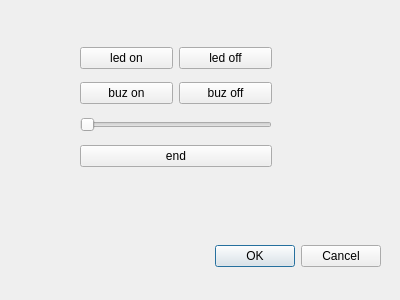
<?xml version="1.0" encoding="UTF-8"?>
<ui version="4.0">
 <class>Form</class>
 <widget class="QWidget" name="Form">
  <property name="geometry">
   <rect>
    <x>0</x>
    <y>0</y>
    <width>400</width>
    <height>300</height>
   </rect>
  </property>
  <property name="windowTitle">
   <string>Form</string>
  </property>
  <widget class="QDialogButtonBox" name="buttonBox">
   <property name="geometry">
    <rect>
     <x>40</x>
     <y>240</y>
     <width>341</width>
     <height>32</height>
    </rect>
   </property>
   <property name="orientation">
    <enum>Qt::Horizontal</enum>
   </property>
   <property name="standardButtons">
    <set>QDialogButtonBox::Cancel|QDialogButtonBox::Ok</set>
   </property>
  </widget>
  <widget class="QWidget" name="verticalLayoutWidget">
   <property name="geometry">
    <rect>
     <x>80</x>
     <y>40</y>
     <width>192</width>
     <height>135</height>
    </rect>
   </property>
   <layout class="QVBoxLayout" name="verticalLayout_2">
    <item>
     <layout class="QHBoxLayout" name="horizontalLayout">
      <item>
       <widget class="QPushButton" name="led_on">
        <property name="text">
         <string>led on</string>
        </property>
       </widget>
      </item>
      <item>
       <widget class="QPushButton" name="led_off">
        <property name="text">
         <string>led off</string>
        </property>
       </widget>
      </item>
     </layout>
    </item>
    <item>
     <layout class="QHBoxLayout" name="horizontalLayout_2">
      <item>
       <widget class="QPushButton" name="buz_on">
        <property name="text">
         <string>buz on</string>
        </property>
       </widget>
      </item>
      <item>
       <widget class="QPushButton" name="buz_off">
        <property name="text">
         <string>buz off</string>
        </property>
       </widget>
      </item>
     </layout>
    </item>
    <item>
     <widget class="QSlider" name="buz_slider">
      <property name="orientation">
       <enum>Qt::Horizontal</enum>
      </property>
     </widget>
    </item>
    <item>
     <widget class="QPushButton" name="btnEnd">
      <property name="text">
       <string>end</string>
      </property>
     </widget>
    </item>
   </layout>
  </widget>
 </widget>
 <resources/>
 <connections/>
</ui>
